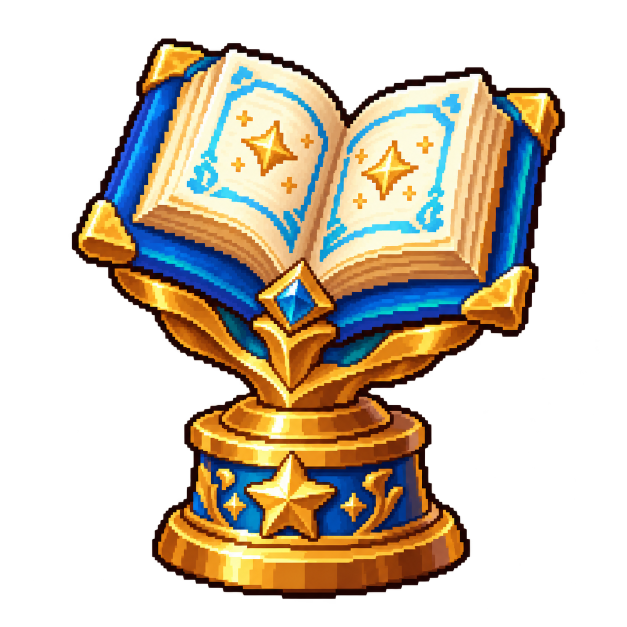
#> input picture HealersJourney/design/trophies/learning.png, 1254 x 1254 px (shown at 1/2 size); its folder holds 4 pictures in this run
$ python export_trophy_pngs.py
#> lines starting #> are read from the running program, lines starting #| are printed output that depends on the picture
"""Package generated trophy PNGs, retaining transparency and original design sources."""
from pathlib import Path
from PIL import Image, ImageDraw

ROOT = Path(__file__).resolve().parents[1]
ART = ROOT / 'app/src/main/res/drawable-nodpi'
preview = Image.new('RGB', (1200, 300), '#233B4B')
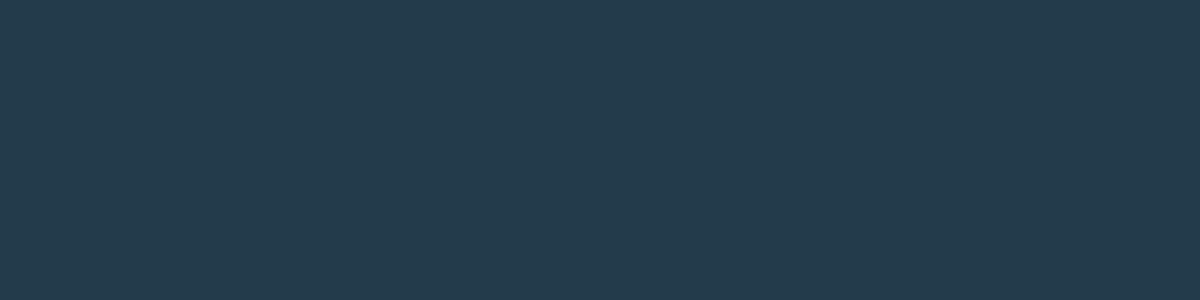
#> preview: PIL image 1200x300 RGB; mean R, G, B 35, 59, 75
draw = ImageDraw.Draw(preview)
for index, name in enumerate(['learning', 'work', 'fitness', 'social', 'creativity']):
    source = Image.open(ROOT / f'design/trophies/{name}.png').convert('RGBA')
#> source is the input picture: PIL image 1254x1254 RGBA; mean R, G, B, A 70.7, 60.4, 45, 114.4
    assert source.getchannel('A').getextrema()[0] == 0, f'{name} must have a transparent background'
    source = source.crop(source.getbbox())
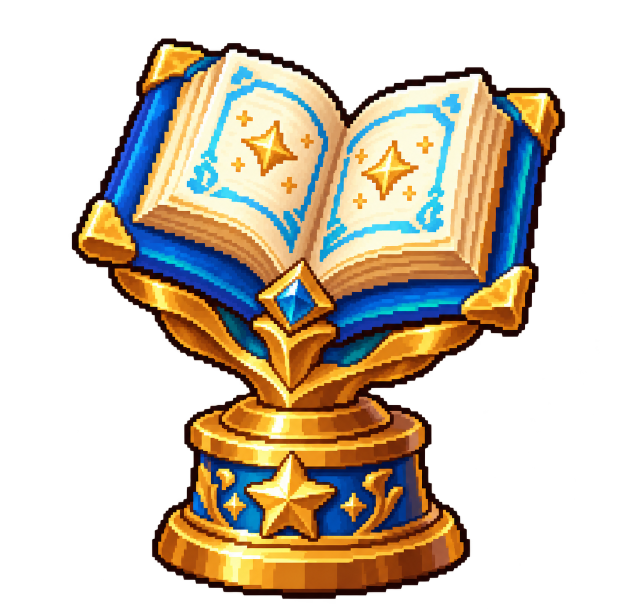
#> source: PIL image 1244x1230 RGBA (shown at 1/2 size); mean R, G, B, A 72.7, 62.1, 46.2, 117.6; transparent parts drawn white
    source.thumbnail((472, 472), Image.Resampling.LANCZOS)
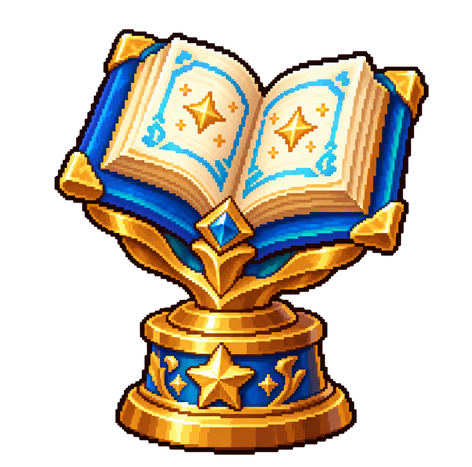
#> source: PIL image 472x467 RGBA; mean R, G, B, A 72.2, 61.8, 46, 117.6; transparent parts drawn white
    normalized = Image.new('RGBA', (512,512))
#> normalized: PIL image 512x512 RGBA; every value is 0
    normalized.alpha_composite(source, ((512-source.width)//2, 496-source.height))
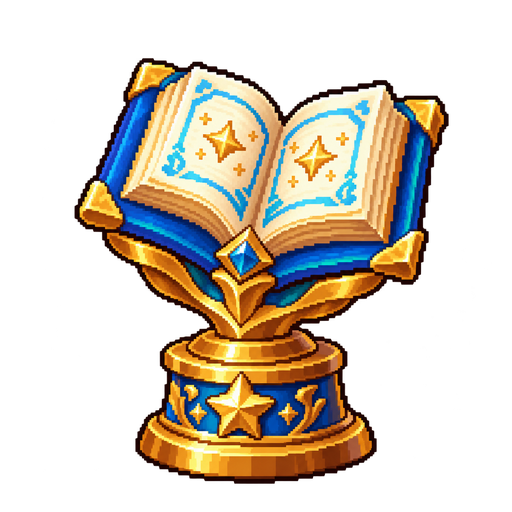
#> normalized: PIL image 512x512 RGBA; mean R, G, B, A 60.7, 51.9, 38.7, 98.9; transparent parts drawn white
    source = normalized
    source.save(ART / f'gameart_trophy_{name}.png', optimize=True)
    thumb = source.copy()
    thumb.thumbnail((224,224), Image.Resampling.LANCZOS)
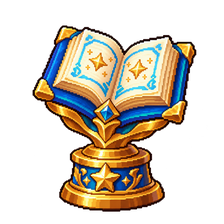
#> thumb: PIL image 224x224 RGBA; mean R, G, B, A 60.7, 51.8, 38.6, 99; transparent parts drawn white
    preview.paste(thumb, (index*240+(240-thumb.width)//2, 8+(224-thumb.height)//2), thumb)
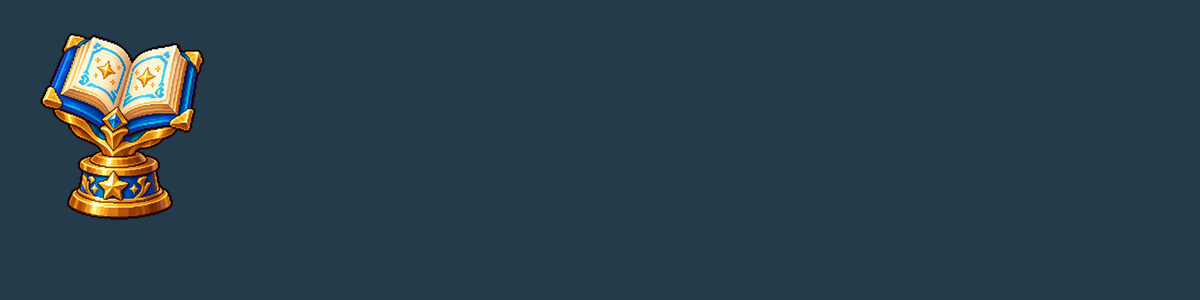
#> preview: PIL image 1200x300 RGB; mean R, G, B 41.4, 63, 76.3
    draw.text((index*240+85,256), name.title(), fill='#FFE1A5')
#> (the run stopped early here; a loop or call above may not have finished)
